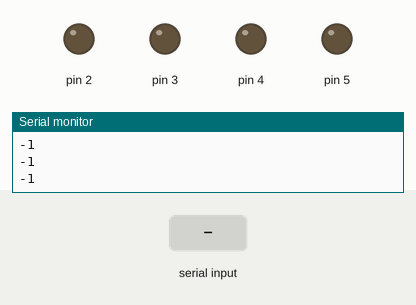
A sketch run on a simulated Arduino Uno, built with avr-gcc and run on an emulated ATmega328P. On the bench: output pins drawn as LEDs (lit = HIGH), the last lines printed to the serial monitor. The test bench sets the inputs (shaded band).

Above: at 3.8 s.
3.9 s: "A" received over the second serial link
At 5.2 s:
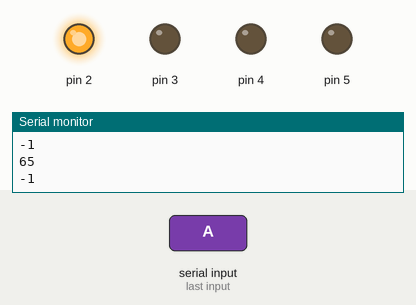
5.5 s: "B" received over the second serial link
At 6.9 s:
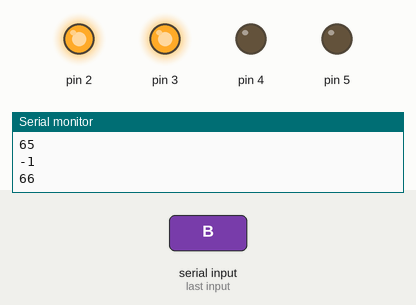
7.6 s: "C" received over the second serial link
At 9.3 s:
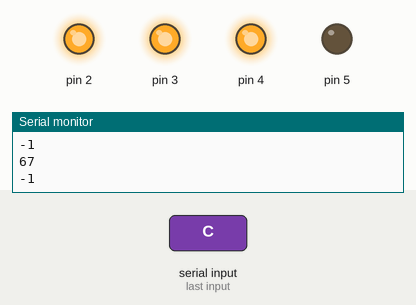
9.6 s: "D" received over the second serial link
At 10.7 s:
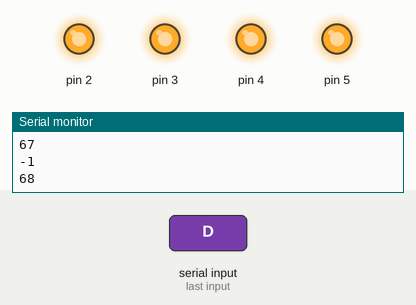
11.6 s: "a" received over the second serial link
At 13.3 s:
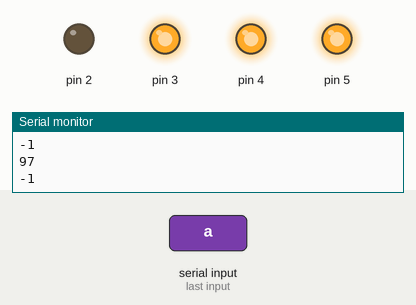
13.6 s: "b" received over the second serial link
At 14.6 s:
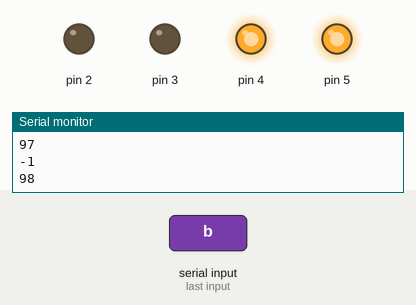
Timing chart, 0 to 16.6 s (numbered marks = the images above; inputs shaded):
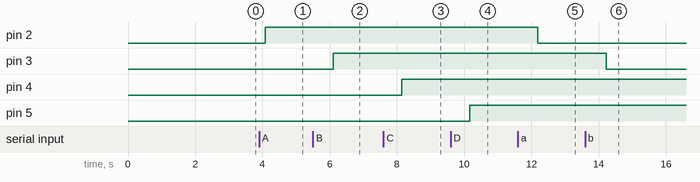

Measured:
- after the input at 3.9 s, pin 2: LOW → HIGH after 0.18 s
- after the input at 5.5 s, pin 3: LOW → HIGH after 0.61 s
- after the input at 7.6 s, pin 4: LOW → HIGH after 0.54 s
- after the input at 9.6 s, pin 5: LOW → HIGH after 0.57 s
- after the input at 11.6 s, pin 2: HIGH → LOW after 0.59 s
- after the input at 13.6 s, pin 3: HIGH → LOW after 0.62 s

The sketch:

bluetooth3.ino
```cpp
 #include <SoftwareSerial.h>

SoftwareSerial BT(10, 11);
void setup()
{
  // set digital pin to control as an output

  // set the data rate for the SoftwareSerial port
  Serial.begin(9600);
  BT.begin(9600);
  // Send test message to other device
  // BT.println("Hello from Arduino");
  pinMode(2,OUTPUT);
  pinMode(3,OUTPUT);
  pinMode(4,OUTPUT);
  pinMode(5,OUTPUT);
}
int a,b; // stores incoming character from other device

void loop()
{
  delay(1000);
  a=BT.read();
  //b=Serial.read();
  switch (a) {
      case 'A':
        digitalWrite(2, HIGH);
        break;
      case 'B':
        digitalWrite(3, HIGH);
        break;
      case 'C':
        digitalWrite(4, HIGH);
        break;
      case 'D':
        digitalWrite(5, HIGH);
        break;
      case 'a':
        digitalWrite(2, 0);
        break;
      case 'b':
        digitalWrite(3, 0);
        break;
      case 'c':
        digitalWrite(4, 0);
        break;
      case 'd':
        digitalWrite(5, 0);
        break;
      default:
     BT.println("Please enter A to D only");
  }
  Serial.println(a);
}
```
